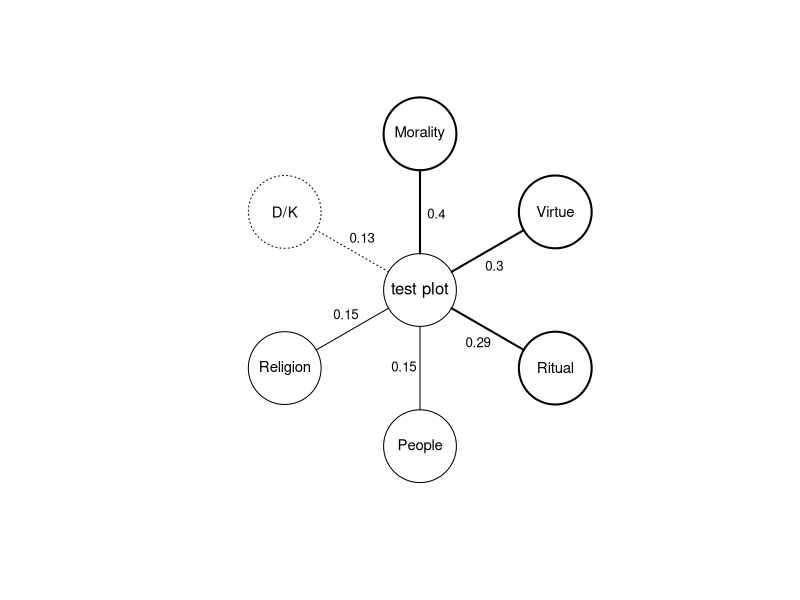

Here is the R script that generated this plot:
#by Igor Nikolic
#Inspired by Bloom-plots by Benjamin Purzycki

#Bloomy is meant to plot dat that are created by the AnthroTools library. For this example, we are not loading them, but
#use a example data frame created by it  
#library(AnthroTools)

library("plotrix")

#data input
df = read.csv("example.csv", sep=",",skip = 0, head=TRUE) 

#We assume that the entire data frame is to be plotted, and that the last petal is in the "other" category
# In the AnthroTool language
# CODE is the petalNames
# SmithsS is the weights
# Num bold, the number of petals, starting with the first, to make bold

#define the bloomy function
bloomy = function(plotName, petalNames, weights, numBold){
  numBalls = nrow(df)
  radiusCenter = 80   #Adjust if needed to fit the text
  radiusLeafBall = 80 #Adjust if needed to fit the text
  
  #The balls needd to be separated enough so that they  do not overlap
  #total length of all radiuses of leaf balls added together, add some 20% more to make space, 
  #and then find radius of the cirle that makes that circumference
  bigCircumference = (2*radiusLeafBall)*numBalls*1.2
  lengthStalks = bigCircumference / (pi * 2)
  
  #distribute them uniformly
  degreeStep = 360 / numBalls

  #we need to change the size of the plot, as we are changing the length of the stalks 
  plotDim = radiusCenter + 2* radiusLeafBall+ lengthStalks
  
  #make the center
  plot(c(-plotDim, plotDim), c(-plotDim, plotDim), type = "n", xlab = "", ylab = "", axes=FALSE, asp=1, family = "Calibri")
  draw.circle(0,0,radiusCenter)
  text(0,0, label = plotName)

  #lets make the petals, one by one
    for(i in 0:(numBalls-1)){             # we do not want to end back at the beginning, but one step before, so -1.
    #detrmine angle ( sin/cosin dont work on degrees)
    angle = i*degreeStep*(pi/180)

   #we first draw segments
    x0 = radiusCenter*sin(angle)
    x1 = (radiusCenter+lengthStalks)*sin(angle)
    y0 = radiusCenter* cos(angle)
    y1 = (radiusCenter+lengthStalks)*cos(angle)

    if (i < numBold) {
      segments(x0, y0, x1, y1, lwd = 2)}                   #the first numBold are bold
    else  if( i == (numBalls-1) ){                         #if this is the last ball, make it dashed
      segments(x0, y0, x1, y1, lwd = 1, lty = 3)
    }
      
    else {
      segments(x0, y0, x1, y1, lwd = 1)
    }
    
    #now the text on the lines
    x4 = (radiusCenter+lengthStalks/2)*sin(angle+degreeStep*(pi/180)*0.2) #lets add 20% of the angle  to offset the tetxt. We do not use the angle variable, as it is 0 at the first step.
    y4 = (radiusCenter+lengthStalks/2)*cos(angle+degreeStep*(pi/180)*0.2)
    text(x4,y4, labels=round(weights[i+1],digits=2), font = 1, cex = 0.8) #cex is the text point size, make them smaller than label text

    
   #now add the balls
    x3 = (radiusCenter+lengthStalks+radiusLeafBall)*sin(angle)
    y3 = (radiusCenter+lengthStalks+radiusLeafBall)*cos(angle)
    if (i < numBold) {
      draw.circle(x3,y3,radiusLeafBall, lwd = 2)
      
    }  
    else if( i == (numBalls-1) ){                         #if this is the last ball, make it dashed
    draw.circle(x3,y3,radiusLeafBall, lty=3 )
      } 
    else {
      draw.circle(x3,y3,radiusLeafBall)
      }
    
    #now the text in the balls
    text(x3,y3, labels=petalNames[i+1], font = 1, cex=0.9)
  
  } 
}

#lets make a plot, with the CODE, SmithsS and 3 bold petals

bloomy("test plot",df$CODE, df$SmithsS,  3)

